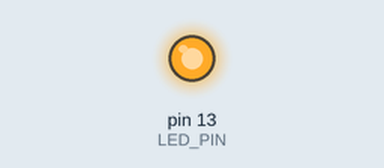
The sketch below on a simulated Arduino Uno, built with avr-gcc and run on an emulated ATmega328P. Shown: output pins drawn as LEDs (lit = HIGH).

Above: at 0.35 s.
At 9.6 s:
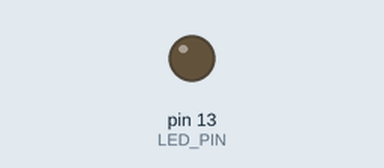
Timing chart, 0 to 13.0 s (numbered marks = the images above):
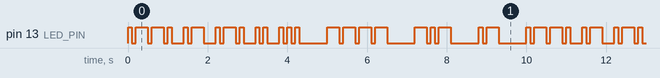

The sketch:

SetLightMessage.ino
```cpp
/*
 * Purpose:
 *  Set an LED to flash Morse code according to a set message
 *
 * Required hardware
 *  Arduino
 *  LED
 *
 * created October 27, 2022
 * by Neill Shikada
 */

/*****************************************************/
/*              Set Morse code variables             */
/*****************************************************/
// variable to set the dit unit lengths
// Morse code is defined by the length of dits
// dit = 1 unit; dah = 3 units; word-space = 7 units
const int DIT_LENGTH = 100;   // defined in milliseconds
const int DAH_LENGTH = DIT_LENGTH*3;
const int INTER_WORD_LENGTH = DIT_LENGTH*7;
const int INTER_CHAR_LENGTH = DIT_LENGTH*3;
const int INTRA_CHAR_LENGTH = DIT_LENGTH;
// variable to hold the designated LED pin
const int LED_PIN = 13;
const int LED_PIN2 = 8;
String morse;

/*****************************************************/
/*              Morse Library Class                  */
/*****************************************************/
/* Reference for the morse translation               */
class MorseLibrary {

  char AsciiLibrary[37] = {
    'A', 'B', 'C', 'D', 'E', 'F', 'G', 'H', 'I', 'J',
    'K', 'L', 'M', 'N', 'O', 'P', 'Q', 'R', 'S', 'T',
    'U', 'V', 'W', 'X', 'Y', 'Z', '1', '2', '3', '4',
    '5', '6', '7', '8', '9', '0', '/'
  };
  String MorseLibrary[37] = {
    ".-", "-...", "-.-.", "-..", ".", "..-.", "--.",
    "....", "..", ".---", "-.-", ".-..", "----", "-.",
    "---", ".--.", "--.-", ".-.", "...", "-", "..-",
    "...-", ".--", "-..-", "-.--", "--..", ".----",
    "..---", "...--", "....-", ".....", "-....",
    "--...", "---..", "----.", "-----", "/"
  };

  public:
    String translate(char letter) {
      for (int i = 0; i < sizeof(AsciiLibrary); i++) {
        if (letter == AsciiLibrary[i]) {
          return MorseLibrary[i];
          break;
        }
      }
      return "!";
    };
};

/*****************************************************/
/*                  Signal Class                     */
/*****************************************************/
/* Sends the message                                 */
class Signal {
  public:
    void sendMessage(String morse) {
      for (int i=0; i < morse.length(); i++) {
        char symbol = morse.charAt(i);
        if (symbol == ".") {
          if (digitalRead(LED_PIN) == LOW) {
            digitalWrite(LED_PIN, HIGH);
            delay(DIT_LENGTH);
          } else {
            digitalWrite(LED_PIN, LOW);
            delay(INTRA_CHAR_LENGTH);
            digitalWrite(LED_PIN, HIGH);
            delay(DIT_LENGTH);
          }
        } else if (symbol == "-") {
          if (digitalRead(LED_PIN) == LOW) {
            digitalWrite(LED_PIN, HIGH);
            delay(DAH_LENGTH);
          } else {
            digitalWrite(LED_PIN, LOW);
            delay(INTRA_CHAR_LENGTH);
            digitalWrite(LED_PIN, HIGH);
            delay(DAH_LENGTH);
          }
        } else if (symbol == " ") {
          digitalWrite(LED_PIN, LOW);
          delay(INTER_CHAR_LENGTH);
        } else {
          digitalWrite(LED_PIN, LOW);
          delay(INTER_WORD_LENGTH);
        }
      }

    };
};

/*****************************************************/
/*                Setup Function                     */
/*****************************************************/
void setup() {
  // initialize digital LED pin as an output
  pinMode(LED_PIN, OUTPUT);


}

/*****************************************************/
/*                 Loop Function                     */
/*****************************************************/
void loop() {
//  MorseLibrary ml;
//
//  String message = "PARIS";
//  for(int i = 0; i < message.length(); i++) {
//
//    char character = message.charAt(i);
//    String morse = ml.translate(character);
//    morse += " ";
////    if (i+1 == message.length()) {
////      morse += "/";
////    }
//
//    for (int j = 0; j < morse.length(); j ++) {
//      if (morse[j] == '.') {
//        digitalWrite(LED_PIN, HIGH);
//        delay(DIT_LENGTH);
//        digitalWrite(LED_PIN, LOW);
//        delay(INTRA_CHAR_LENGTH);
//      } else if (morse[j] == '-') {
//        digitalWrite(LED_PIN, HIGH);
//        delay(DAH_LENGTH);
//        digitalWrite(LED_PIN, LOW);
//        delay(INTRA_CHAR_LENGTH);
//      } else if (morse[j] == ' ') {
//        digitalWrite(LED_PIN, LOW);
//        delay(INTER_WORD_LENGTH - INTRA_CHAR_LENGTH);
//      } else if (morse[j] == '/') {
////        digitalWrite(LED_PIN, LOW);
////        delay(INTER_WORD_LENGTH - INTRA_CHAR_LENGTH);
//      } else {
//        break;
//      }
//    }
//  }
//  //delay(INTER_WORD_LENGTH - INTER_CHAR_LENGTH - INTRA_CHAR_LENGTH);
////  digitalWrite(LED_PIN, LOW);
////  delay(INTER_WORD_LENGTH - INTER_CHAR_LENGTH - INTRA_CHAR_LENGTH);

  digitalWrite(LED_PIN2, HIGH);

  digitalWrite(LED_PIN, HIGH);
  delay(DIT_LENGTH);
  digitalWrite(LED_PIN, LOW);
  delay(INTRA_CHAR_LENGTH);
  digitalWrite(LED_PIN, HIGH);
  delay(DAH_LENGTH);
  digitalWrite(LED_PIN, LOW);
  delay(INTRA_CHAR_LENGTH);
  digitalWrite(LED_PIN, HIGH);
  delay(DAH_LENGTH);
  digitalWrite(LED_PIN, LOW);
  delay(INTRA_CHAR_LENGTH);
  digitalWrite(LED_PIN, HIGH);
  delay(DIT_LENGTH);
  digitalWrite(LED_PIN, LOW);
  delay(INTER_CHAR_LENGTH);

  digitalWrite(LED_PIN, HIGH);
  delay(DIT_LENGTH);
  digitalWrite(LED_PIN, LOW);
  delay(INTRA_CHAR_LENGTH);
  digitalWrite(LED_PIN, HIGH);
  delay(DAH_LENGTH);
  digitalWrite(LED_PIN, LOW);
  delay(INTER_CHAR_LENGTH);

  digitalWrite(LED_PIN, HIGH);
  delay(DIT_LENGTH);
  digitalWrite(LED_PIN, LOW);
  delay(INTRA_CHAR_LENGTH);
  digitalWrite(LED_PIN, HIGH);
  delay(DAH_LENGTH);
  digitalWrite(LED_PIN, LOW);
  delay(INTRA_CHAR_LENGTH);
  digitalWrite(LED_PIN, HIGH);
  delay(DIT_LENGTH);
  digitalWrite(LED_PIN, LOW);
  delay(INTER_CHAR_LENGTH);

  digitalWrite(LED_PIN, HIGH);
  delay(DIT_LENGTH);
  digitalWrite(LED_PIN, LOW);
  delay(INTRA_CHAR_LENGTH);
  digitalWrite(LED_PIN, HIGH);
  delay(DIT_LENGTH);
  digitalWrite(LED_PIN, LOW);
  delay(INTER_CHAR_LENGTH);

  digitalWrite(LED_PIN, HIGH);
  delay(DIT_LENGTH);
  digitalWrite(LED_PIN, LOW);
  delay(INTRA_CHAR_LENGTH);
  digitalWrite(LED_PIN, HIGH);
  delay(DIT_LENGTH);
  digitalWrite(LED_PIN, LOW);
  delay(INTRA_CHAR_LENGTH);
  digitalWrite(LED_PIN, HIGH);
  delay(DIT_LENGTH);
  digitalWrite(LED_PIN, LOW);
  delay(INTER_WORD_LENGTH);

  digitalWrite(LED_PIN, HIGH);
  delay(DAH_LENGTH);
  digitalWrite(LED_PIN, LOW);
  delay(INTRA_CHAR_LENGTH);
  digitalWrite(LED_PIN, HIGH);
  delay(DAH_LENGTH);
  digitalWrite(LED_PIN, LOW);
  delay(INTRA_CHAR_LENGTH);
  digitalWrite(LED_PIN, HIGH);
  delay(DAH_LENGTH);
  digitalWrite(LED_PIN, LOW);
  delay(INTRA_CHAR_LENGTH);
  digitalWrite(LED_PIN, HIGH);
  delay(DAH_LENGTH);
  digitalWrite(LED_PIN, LOW);
  delay(INTER_WORD_LENGTH);

  digitalWrite(LED_PIN, HIGH);
  delay(DAH_LENGTH);
  digitalWrite(LED_PIN, LOW);
  delay(INTRA_CHAR_LENGTH);
  digitalWrite(LED_PIN, HIGH);
  delay(DIT_LENGTH);
  digitalWrite(LED_PIN, LOW);
  delay(INTRA_CHAR_LENGTH);
  digitalWrite(LED_PIN, HIGH);
  delay(DAH_LENGTH);
  digitalWrite(LED_PIN, LOW);
  delay(INTER_WORD_LENGTH);

  digitalWrite(LED_PIN, HIGH);
  delay(DIT_LENGTH);
  digitalWrite(LED_PIN, LOW);
  delay(INTRA_CHAR_LENGTH);
  digitalWrite(LED_PIN, HIGH);
  delay(DAH_LENGTH);
  digitalWrite(LED_PIN, LOW);
  delay(INTER_WORD_LENGTH);
}
```

Measured:
- by itself, pin 13 (LED_PIN): moves between LOW and HIGH, repeating every 10.0 s
- by itself, everything shown: repeats every 10.0 s, in 46 steps
